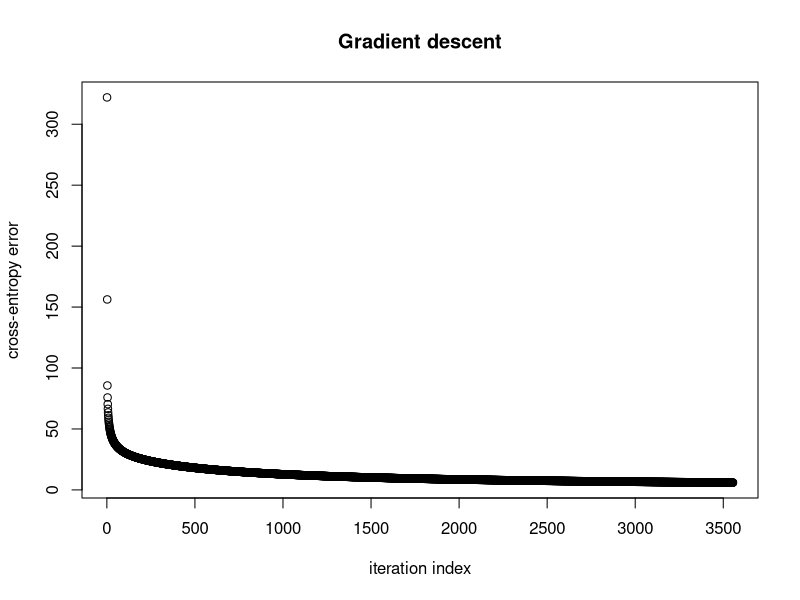

Reproduce this figure in R.
train_data <- read.csv(file="kdd99_training_data.csv",head=TRUE,sep=",")
test_data <- read.csv(file="kdd99_testing_data.csv",head=TRUE,sep=",")
TRAIN_NUM <- nrow(train_data)
TEST_NUM <- nrow(test_data)
CLASSNUM <- 5
train.x <- as.matrix(train_data[,1:10])
train.y <- matrix(0L,CLASSNUM,TRAIN_NUM)
for (i in 1:TRAIN_NUM){
  train.y[train_data[i,11]+1,i] <- 1
}
##(a)gradient descent algorithm
learning_rate <- 5
w <- matrix(rnorm(50),10,5)
iterative_index_gra <- 0
y<-matrix(0L,CLASSNUM,TRAIN_NUM)
error <- vector('numeric')
err <- 100
iterative_index_gra <- 0
grad.descent <- function(x, min_err){
  while (err > min_err){
    iterative_index_gra <- iterative_index_gra+1
    a = t(x %*% w)
    for(j in 1:CLASSNUM){
      y[j,] <- 1/colSums(exp(a-t(replicate(CLASSNUM,a[j,]))))
      w[,j] <- w[,j]- learning_rate * t(t((y[j,]-train.y[j,])) %*% train.x);
    }
    error <- c(error,-sum((train.y*log(y))))
    err <- error[iterative_index_gra]
  }
  return(list(iterative_index_gra, err, error))
}
ans = grad.descent(train.x,6);
print(c(ans[1],ans[2]))
plot(seq(1,ans[[1]],1),ans[[3]],main="Gradient descent", sub="", xlab="iteration index", ylab="cross-entropy error")